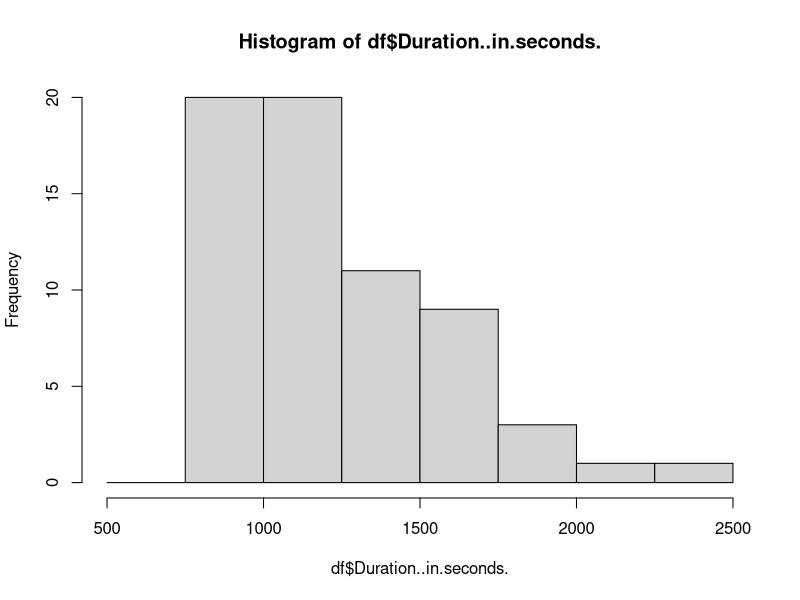
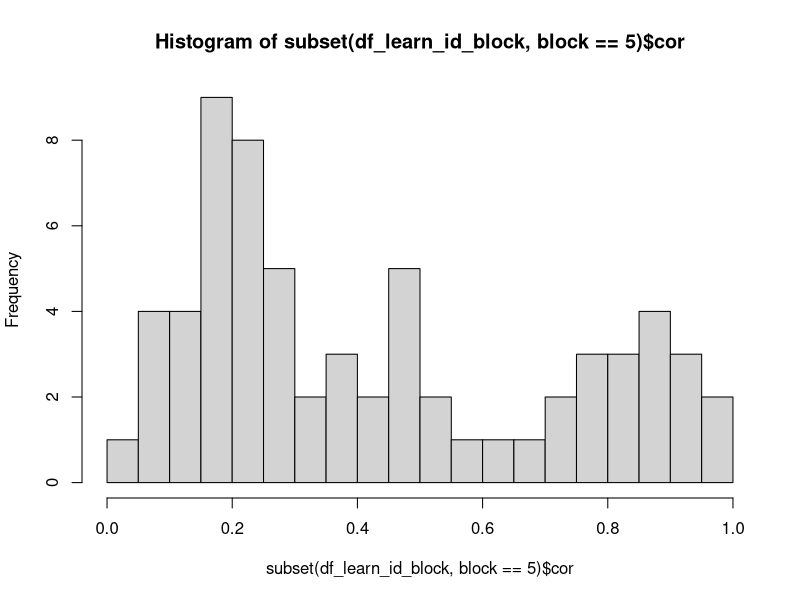
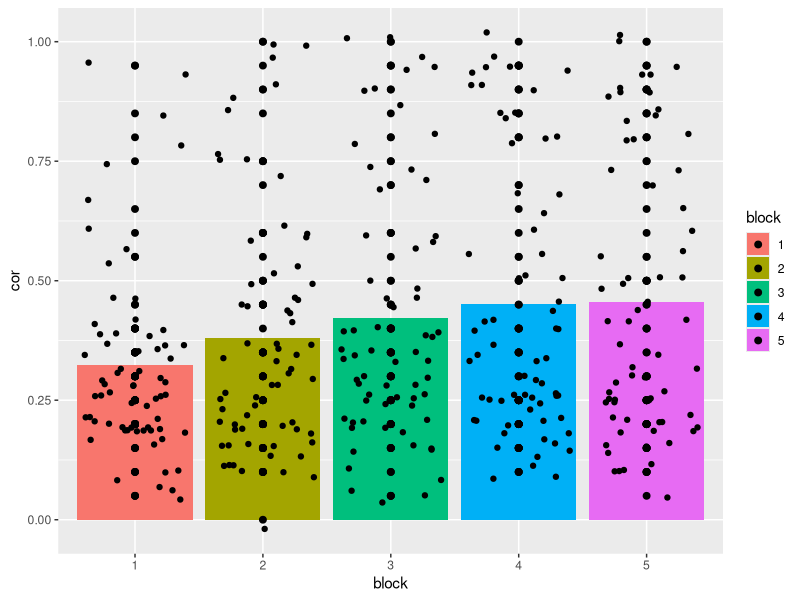
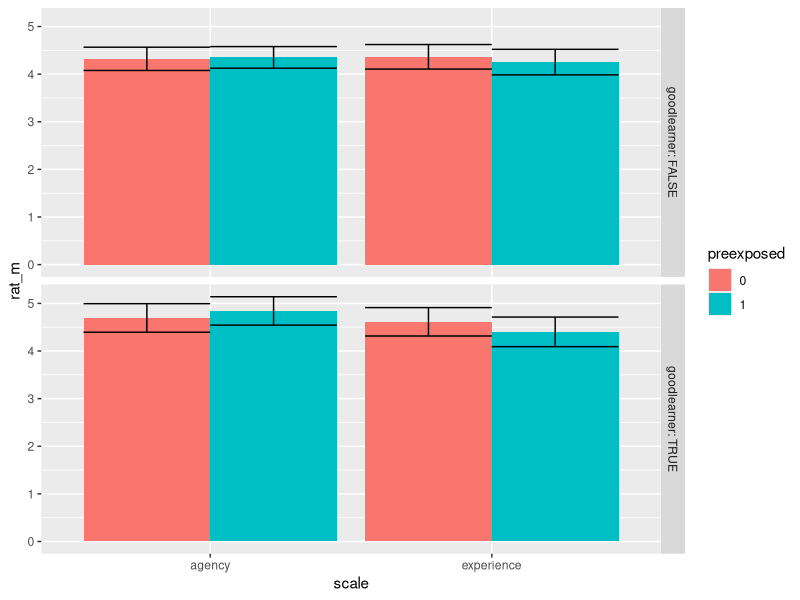
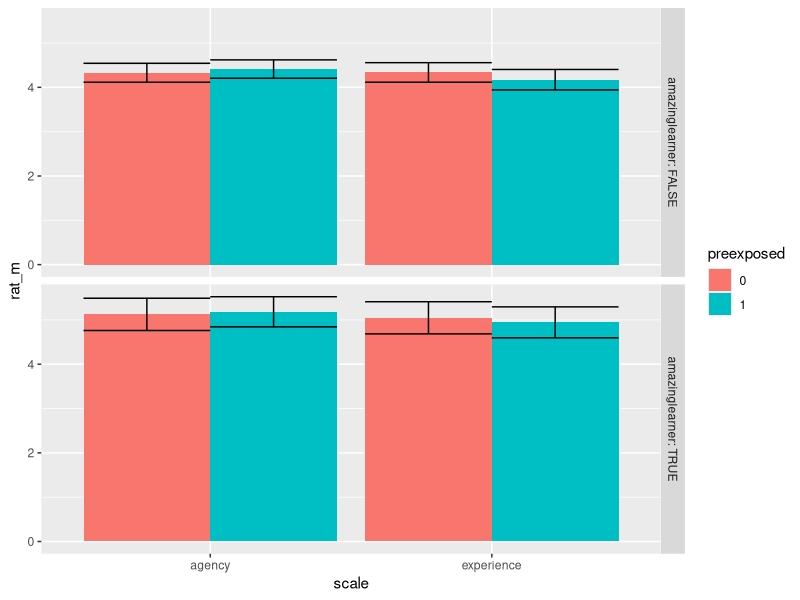

The R script that drew these images, in order:
# to do list:
# 1) calculate percentage for each block separately
# 2) get agency score
# 3) get experience scores
# 4) @Aziz - check out labels

#### Library ####
library(plyr)
library(car)
library(ggplot2)

#### Data Readin ####
# agency questions:
# experience questions:
df <- read.csv("makreebles data.csv")
df=df[-1,]
df$Duration..in.seconds.=as.numeric(as.character(df$Duration..in.seconds.))

#### Subject Exclusion ####
# exclude subjects that did not finish the study
n_aborted=length(which(df$Finished==F))
n_finished=length(which(df$Finished==T))
df=df[-which(df$Finished==F),]
# exclude subjects that needed less then A and more than B minutes to complete the study
sd_time=sd(df$Duration..in.seconds.)
m_time=mean(df$Duration..in.seconds.)
range_time=range(df$Duration..in.seconds.)
A=720
B=2700
# B=m_time+2*sd_time
n_timeoutlier=length(which(df$Duration..in.seconds.<A | df$Duration..in.seconds.>B))
df=df[-which(df$Duration..in.seconds.<A | df$Duration..in.seconds.>B),]
hist(df$Duration..in.seconds.,breaks=seq(500,2700,250))

#### Tidying up data frame: learning task ####
id=NaN 
block=NaN
agent=NaN
trial=NaN
answ=NaN
df_learn=data.frame(id,block,agent,trial,answ)
for (id in unique(df$ResponseId)){
  
  # Learning Task
  for (name in names(df)[24:123]){
    block=as.integer(substr(name,2,2))
    agent=substr(name,4,4)
    if (is.na(as.integer(substr(name,6,6)))) {
      trial=0
    }
    if (!is.na(as.integer(substr(name,6,6)))) {
      trial=as.integer(substr(name,6,6))
    }
    answ=df[which(df$ResponseId==id),which(names(df)==name)]
    df_learn=rbind(df_learn,c(id,block,agent,trial,as.character(answ)))
  }
  
}
df_learn=df_learn[-1,]
df_learn$cor=as.numeric(df_learn$agent==df_learn$answ)

#### Tidying up data frame: ratings ####
id=NaN 
agent=NaN
preexposed=NaN
quest=NaN
scale=NaN
answ=NaN
df_rating=data.frame(id,agent,preexposed,quest,scale,answ)
for (id in unique(df$ResponseId)){
  
  # Ratings
  for (name in names(df)[124:303]){
    agent=substr(name,1,4)
    if (as.integer(substr(name,2,2))==5){
      preexposed=1
    }
    if (!as.integer(substr(name,2,2))==5) {
      preexposed=0
    }
    quest=substr(name,6,nchar(name))
    if (is.element(quest,c("fear","hunger","joy","pain","pleasure","desire",
                           "personality","conscious","rage","embarrass","pride"))) {
      scale="experience"
    }
    if (is.element(quest,c("communication","morality","emoRecog","planning","selfCont",
                           "thought", "memory" ))) {
      scale="agency"
    }
    answ=df[which(df$ResponseId==id),which(names(df)==name)]
    df_rating=rbind(df_rating,c(id,agent,preexposed,quest,scale,as.character(answ)))
  }
}
df_rating=df_rating[-1,]
df_rating$answ=as.numeric(recode(df_rating$answ,"'Extremely unlikely'=1;'Moderately unlikely'=2;'Slightly unlikely'=3;'Neither likely nor unlikely'=4;'Slightly likely'=5;'Moderately likely'=6;'Extremely likely'=7"))
df_rating=df_rating[-which(df_rating$agent=="F1B2"),]

#### data exploration ####
df_learn_id_block=ddply(df_learn,.(id,block),summarise,
                        cor=mean(cor))

# add binary variably splitting the population in good and bad individuators (if are at least at the 50th percentile in block 5, thez are good learners!)
hist(subset(df_learn_id_block,block==5)$cor,breaks=seq(0,1,.05))
mean_cor_b5=mean(subset(df_learn_id_block,block==5)$cor)
pct_cor_b5=quantile(subset(df_learn_id_block,block==5)$cor,.85)  # top 15%

df_learn_id_block$goodlearner=NA
for (ID in unique(df_learn_id_block$id)){
df_learn_id_block$goodlearner[df_learn_id_block$id==ID]=df_learn_id_block$cor[df_learn_id_block$id==ID & df_learn_id_block$block==5]>=mean_cor_b5
df_learn_id_block$amazinglearner[df_learn_id_block$id==ID]=df_learn_id_block$cor[df_learn_id_block$id==ID & df_learn_id_block$block==5]>=pct_cor_b5
}

df_learn_id=ddply(df_learn_id_block,.(id),summarise,
                  cor=mean(cor),
                  goodlearner=unique(goodlearner),
                  amazinglearner=unique(amazinglearner))

df_learn_block_ga=ddply(df_learn_id_block,.(block),summarise,
                   cor=mean(cor))

df_rating_id_scale_pre=ddply(df_rating,.(id,scale,preexposed),summarise,
                         rat_n=sum(!is.na(answ)),
                         rat_m=mean(answ,na.rm=T))

# merge data frames
df_id_scale_pre=merge(df_learn_id,df_rating_id_scale_pre,by.x="id")

df_scale_pre_gl=ddply(df_id_scale_pre,.(preexposed,scale,goodlearner),summarise,
                      rat_n=sum(!is.na(rat_m)), 
                      rat_sd=sd(rat_m,na.rm=T),
                      rat_se=rat_sd/sqrt(rat_n),
                      rat_m=mean(rat_m,na.rm=T))
df_scale_pre_al=ddply(df_id_scale_pre,.(preexposed,scale,amazinglearner),summarise,
                      rat_n=sum(!is.na(rat_m)), 
                      rat_sd=sd(rat_m,na.rm=T),
                      rat_se=rat_sd/sqrt(rat_n),
                      rat_m=mean(rat_m,na.rm=T))


######## Graphs

ggplot(df_learn_id_block, aes(x=block, y=cor, fill=block))+
  geom_bar(stat="summary", fun.y="mean")+
  geom_point(size=2)+
  geom_jitter()

ggplot(df_scale_pre_gl,aes(scale,rat_m,fill=preexposed))+
  geom_bar(stat='identity',position = position_dodge())+
  geom_errorbar(aes(ymin=rat_m-rat_se,ymax=rat_m+rat_se),position = position_dodge())+
  facet_grid(goodlearner~.,labeller=label_both)
ggplot(df_scale_pre_al,aes(scale,rat_m,fill=preexposed))+
  geom_bar(stat='identity',position = position_dodge())+
  geom_errorbar(aes(ymin=rat_m-rat_se,ymax=rat_m+rat_se),position = position_dodge())+
  facet_grid(amazinglearner~.,labeller=label_both)




df_rating_fix_excel=ddply(df_rating,.(agent,quest),summarise,
                          n=sum(!is.na(answ)))

       
